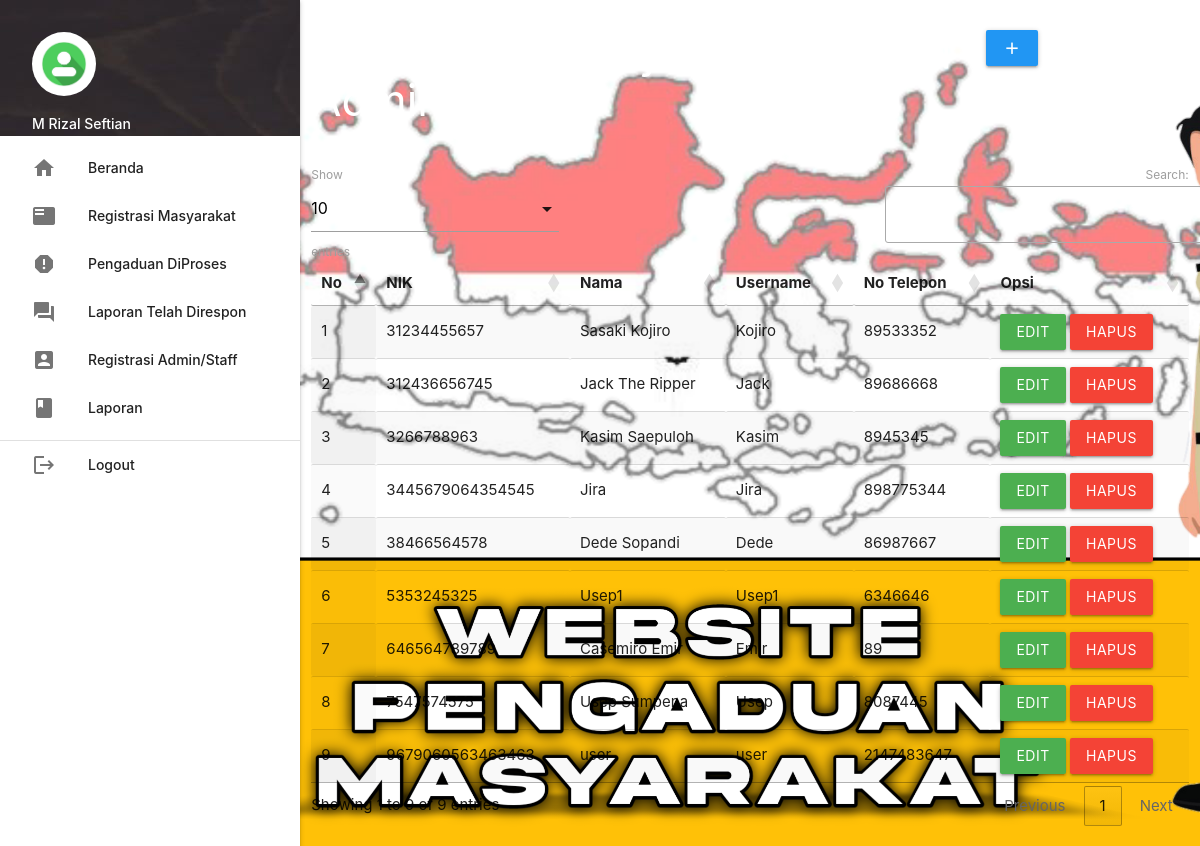
The app's page /admin/index.php?p=registrasi (signed in) with its own data.
### tables this page shows
CREATE TABLE `masyarakat` (
  `nik` char(16) NOT NULL,
  `nama` varchar(35) NOT NULL,
  `username` varchar(25) NOT NULL,
  `password` varchar(255) NOT NULL,
  `telp` int(13) NOT NULL
);

### admin/registrasi.php (the view, shortened to what this page needs)
       <div class="row">
         <div class="col s12 m9">
           <h3 class="white-text">Registerasi Masyarakat Melalui Admin</h3>
         </div>
         <div class="col s12 m3">
           <div class="section"></div>
           <a class="waves-effect waves-light btn modal-trigger blue" href="#modal1"><i class="material-icons">add</i></a>
         </div>
       </div>
       <table id="example" class="display responsive-table" style="width:100%">
         <thead>
             <tr>
				<th>No</th>
				<th>NIK</th>
				<th>Nama</th>
				<th>Username</th>
				<th>No Telepon</th>
               	<th>Opsi</th>
             </tr>
         </thead>
         <tbody>
<?php
	$no=1;
	$query = mysqli_query($koneksi,"SELECT * FROM masyarakat ORDER BY nik ASC");
	while ($r=mysqli_fetch_assoc($query)) { ?>
	<tr>
		<td><?php echo $no++; ?></td>
		<td><?php echo $r['nik']; ?></td>
		<td><?php echo $r['nama']; ?></td>
		<td><?php echo $r['username']; ?></td>
		<td><?php echo $r['telp']; ?></td>
		<td><a class="btn green modal-trigger" href="#regis_edit?nik=<?php echo $r['nik'] ?>">Edit</a> <a onclick="return confirm('Anda Yakin Ingin Menghapus Y/N')" class="btn red" href="index.php?p=regis_hapus&nik=<?php echo $r['nik'] ?>">Hapus</a></td>
	</tr>
           <?php  }
            ?>
         </tbody>
       </table>

### records on screen
masyarakat: nik "31234455657", nama "Sasaki Kojiro", username "Kojiro", telp "89533352"
masyarakat: nik "312436656745", nama "Jack The Ripper", username "Jack", telp "89686668"
masyarakat: nik "3266788963", nama "Kasim Saepuloh", username "Kasim", telp "8945345"
masyarakat: nik "3445679064354545", nama "Jira", username "Jira", telp "898775344"
masyarakat: nik "38466564578", nama "Dede Sopandi", username "Dede", telp "86987667"
masyarakat: nik "5353245325", nama "Usep1", username "Usep1", telp "6346646"
masyarakat: nik "646564789789", nama "Casemiro Emir", username "Emir", telp "89"
masyarakat: nik "7547574575", nama "Usep Sumpena", username "Usep", telp "8087445"
masyarakat: nik "9679060563463463", nama "user", username "user", telp "2147483647"

### other values on screen
$_SESSION['data']['nama_petugas'] "M Rizal Seftian"
